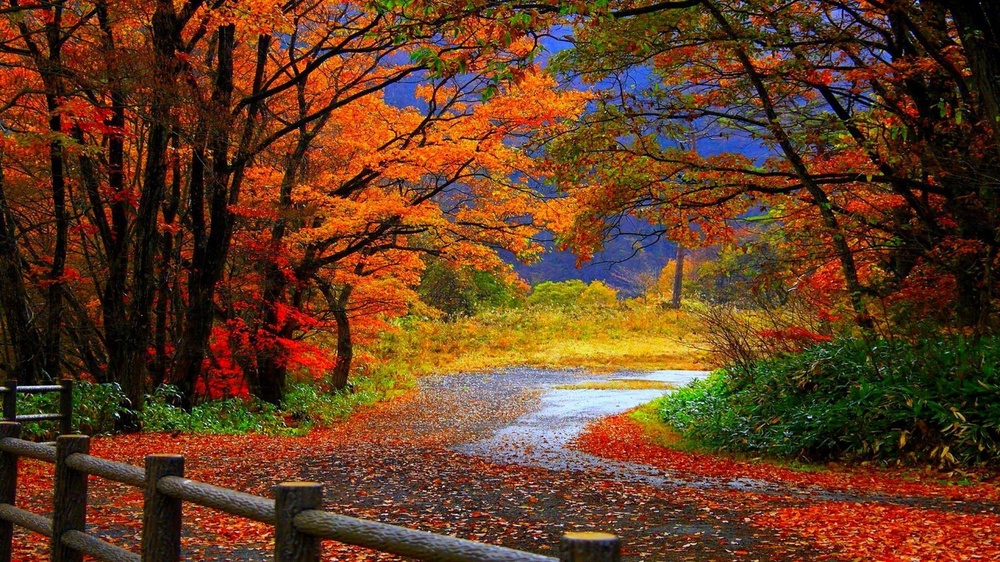
#> input picture Lab5/Rozwiązania/obraz.jpg, 1000 x 562 px, shrunk from 1920 x 1080 before the run
$ python lab5.py
#> lines starting #> are read from the running program, lines starting #| are printed output that depends on the picture; pictures that were not available may be replaced by others from this repository, and a replacement may not be noted
from PIL import Image, ImageOps, ImageChops
import numpy as np
import matplotlib.pyplot as plt

# Zadanie 1
obraz = Image.open('obraz.jpg')
#> obraz is the input picture: PIL image 1000x562 RGB; mean R, G, B 98.7, 60.2, 35.2
inicjaly = Image.open('inicjaly.bmp')
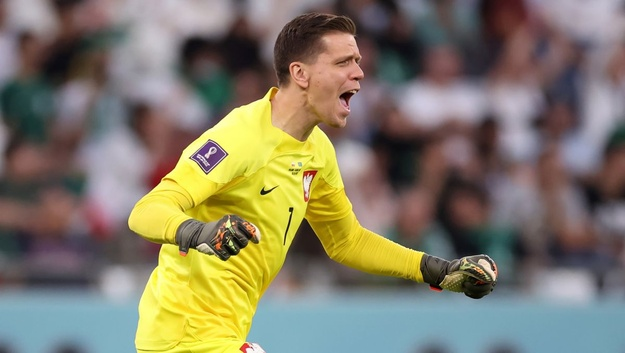
#> input picture Lab10/Rozwiązania/szczesny.jpeg, 625 x 353 px, shrunk from 1200 x 678 before the run, given in place of inicjaly.bmp, which was not available
#> inicjaly is the input picture: PIL image 625x353 RGB; mean R, G, B 129.9, 123.3, 103.4


# Zadanie 2.1
def wstaw_inicjaly(obraz, inicjaly, m, n, kolor):
    color_white = (255, 255, 255)
    for i in range(0, inicjaly.size[0]):
        for j in range(0, inicjaly.size[1]):
            if (m + i) < obraz.size[0] and (n + j) < obraz.size[1]:
                if inicjaly.getpixel((i, j)) == 0:
                    obraz.putpixel((m + i, n + j), kolor)
                else:
                    obraz.putpixel((m + i, n + j), color_white)
            else:
                if inicjaly.getpixel((i, j)) == 0:
                    obraz.putpixel((m + i - obraz.size[0], (n + j) - obraz.size[1]), kolor)
                else:
                    obraz.putpixel((m + i, n + j), color_white)


obraz_width, obraz_height = obraz.size
#> obraz_width = 1000; obraz_height = 562
inicjaly_width, inicjaly_height = inicjaly.size
#> inicjaly_width = 625; inicjaly_height = 353
color_red = (255, 0, 0)
place_to_put = (obraz_width-inicjaly_width, obraz_height-inicjaly_height)
#> place_to_put = (375, 209)

print(f'Rozmiar obrazu: {obraz_width}, {obraz_height}')
#| Rozmiar obrazu: 1000, 562
print(f'Rozmiar inicjalow: {inicjaly_width}, {inicjaly_height} \n')
#| Rozmiar inicjalow: 625, 353
print(f'Miejsce do wstawienia: {place_to_put}')
#| Miejsce do wstawienia: (375, 209)

inicjaly_copy = inicjaly.copy()
obraz1 = obraz.copy()
wstaw_inicjaly(obraz1, inicjaly_copy, place_to_put[0], place_to_put[1], color_red)
#> after the loop in wstaw_inicjaly, `for i in range(0, inicjaly.size[0]):`:
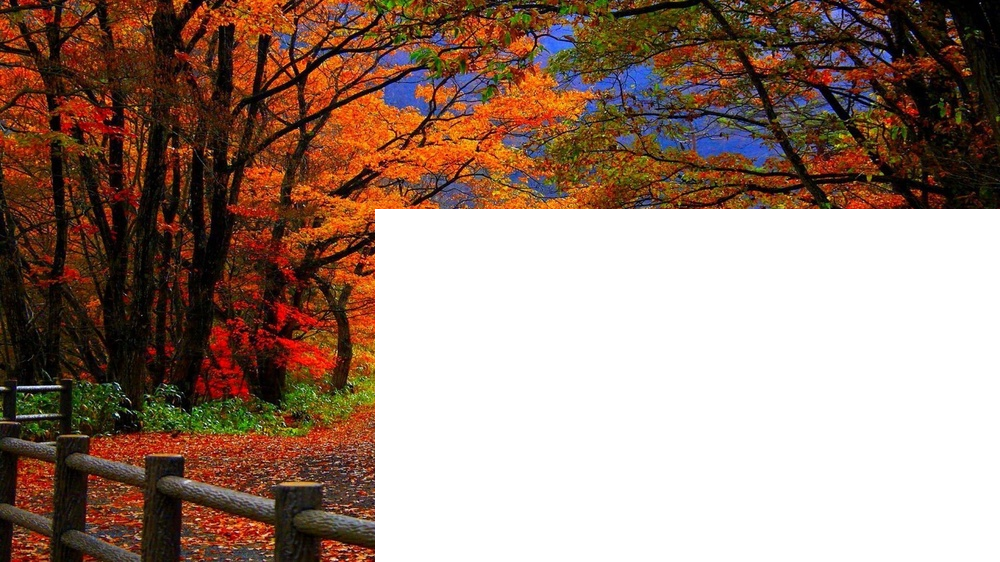
#> obraz: PIL image 1000x562 RGB; mean R, G, B 155.2, 130.3, 118.2
obraz1.save('obraz1.png')
obraz1.show()

# Zadanie 2.2
def wstaw_inicjaly_maska(obraz, inicjaly, m, n, x, y, z):
    inicjaly_w, inicjaly_h = inicjaly.size
    for i in range(0, inicjaly_w):
        for j in range(0, inicjaly_h):
            if inicjaly.getpixel((i, j)) == 0:
                if m + i < obraz.size[0] and n + j < obraz.size[1]:
                    pixel = obraz.getpixel((i + m, j+n))
                    obraz.putpixel((i + m, j + n), (pixel[0] + x, pixel[1] + y, pixel[2] + z))
                else:
                    pixel = obraz.getpixel((i + (m - obraz.size[0]), j + (n - obraz.size[1])))
                    obraz.putpixel((i + (m - obraz.size[0]), j + (n - obraz.size[1])), (pixel[0] + x, pixel[1] + y, pixel[2] + z))
#
obraz_width_center = int((obraz_width / 2) - (inicjaly_width / 2))
#> obraz_width_center = 187
obraz_height_center = int((obraz_height / 2) - (inicjaly_height / 2))
#> obraz_height_center = 104

print(f'Środek obrazka: {obraz_width_center}, {obraz_height_center}')
#| Środek obrazka: 187, 104

obraz2 = obraz.copy()
wstaw_inicjaly_maska(obraz2, inicjaly_copy, obraz_width_center, obraz_height_center, 50, 70, -50)
obraz2.save('obraz2.png')
obraz2.show()


# Zadanie 3

def wstaw_inicjaly_load(obraz, inicjaly, m, n, kolor):
#> called with m = 375, n = 209, kolor = (255, 0, 0)
    obraz_load = obraz.load()
    inicjaly_load = inicjaly.load()
    color_white = (255, 255, 255)
    for i in range(0, inicjaly.size[0]):
        for j in range(0, inicjaly.size[1]):
            if (m+i) < obraz.size[0] and (n+j) < obraz.size[1]:
                if inicjaly_load[i, j] == 0:
                    obraz_load[m+i, n+j] = kolor
                else:
                    obraz_load[m+i, n+j] = color_white
            else:
                if inicjaly_load[i, j] == 0:
                    obraz_load[m + (i - obraz.size[0]), n+(j - obraz.size[1])] = kolor
                else:
                    obraz_load[m + (i - obraz.size[0]), n+(j - obraz.size[1])] = color_white

wstaw_inicjaly_load_check = obraz.copy()
wstaw_inicjaly_load(wstaw_inicjaly_load_check, inicjaly_copy, place_to_put[0], place_to_put[1], color_red)
wstaw_inicjaly_load_check.save('zadanie3_1.png')
wstaw_inicjaly_load_check.show()

test_zad_2_1 = obraz1.copy()
test_zad_3_1 = wstaw_inicjaly_load_check.copy()
load_put_diff = ImageChops.difference(test_zad_2_1, test_zad_3_1)
#> load_put_diff: PIL image 1000x562 RGB; every value is 0
load_put_diff.save('zadanie3_1_2_1_diff.png')
load_put_diff.show()

#
def wstaw_inicjaly_maska2(obraz, inicjaly, m, n, x, y, z):
#> called with m = 187, n = 104, x = 50, y = 70, z = -50
    obraz_load = obraz.load()
    inicjaly_load = inicjaly.load()
    inicjaly_w, inicjaly_h = inicjaly.size
#> inicjaly_w = 625; inicjaly_h = 353
    for i in range(0, inicjaly_w):
        for j in range(0, inicjaly_h):
            if inicjaly_load[i, j] == 0:
                if (m+i) < obraz.size[0] and (n+j) < obraz.size[1]:
                    pixel = obraz_load[i + m, j + n]
                    obraz_load[i + m, j + n] = (pixel[0] + x, pixel[1] + y, pixel[2] + z)
                else:
                    pixel = obraz_load[(i + m) - obraz.size[0], (j+n) - obraz.size[1]]
                    obraz_load[(i + m) - obraz.size[0], (j + n) - obraz.size[1]] = (pixel[0] + x, pixel[1] + y, pixel[2] + z)
#

wstaw_inicjaly_load(wstaw_inicjaly_load_check, inicjaly_copy, place_to_put[0], place_to_put[1], color_red)
wstaw_inicjaly_load_check.show()
wstaw_inicjaly_maska2_check = obraz.copy()
wstaw_inicjaly_maska2(wstaw_inicjaly_maska2_check, inicjaly_copy, obraz_width_center, obraz_height_center, 50, 70, -50)
wstaw_inicjaly_maska2_check.save('maska2.png')
wstaw_inicjaly_maska2_check.show()
zadanie3_2_2_2_diff = ImageChops.difference(obraz2, wstaw_inicjaly_maska2_check)
zadanie3_2_2_2_diff.save('zadanie3_2_2_2_diff.png')
zadanie3_2_2_2_diff.show()


# # Zadanie 4.1

def kontrast(obraz, wsp_kontrastu):
    if wsp_kontrastu >= 0 and wsp_kontrastu <= 100:
        mn = ((255 + wsp_kontrastu) / 255) ** 2
        return obraz.point(lambda i: 128 + (i - 128) * mn)
    else:
        raise ValueError('Współczynnik wartości musi być w zakresie <0, 100>')

# # kontrast_validation_test = kontrast(obraz, 101)
kontrast_test1 = kontrast(obraz, 0)
kontrast_test2 = kontrast(obraz, 20)
kontrast_test3 = kontrast(obraz, 40)
kontrast_test4 = kontrast(obraz, 60)
kontrast_test5 = kontrast(obraz, 80)
kontrast_test6 = kontrast(obraz, 100)
# kontrast_test1.show()
# kontrast_test2.show()
# kontrast_test3.show()
#
font = {
        'family': 'serif',
        'color':  'darkred',
        'weight': 'bold',
        'size': 28,
        }

plt.figure(figsize=(35, 20))
plt.subplot(2, 3, 1)  # ile obrazów w pionie, ile w poziomie, numer obrazu
plt.imshow(kontrast_test1)
plt.axis('off')
plt.title('Wsp_kontrastu = 0', fontdict=font)
plt.subplot(2, 3, 2)
plt.imshow(kontrast_test2)
plt.axis('off')
plt.title('Wsp_kontrastu = 20', fontdict=font)
plt.subplot(2, 3, 3)
plt.imshow(kontrast_test3)
plt.axis('off')
plt.title('Wsp_kontrastu = 40', fontdict=font)
plt.subplot(2, 3, 4)
plt.imshow(kontrast_test4)
plt.axis('off')
plt.title('Wsp_kontrastu = 60', fontdict=font)
plt.subplot(2, 3, 5)
plt.imshow(kontrast_test5)
plt.axis('off')
plt.title('Wsp_kontrastu = 80', fontdict=font)
plt.subplot(2, 3, 6)
plt.imshow(kontrast_test6)
plt.axis('off')
plt.title('Wsp_kontrastu = 100', fontdict=font)
plt.subplots_adjust(wspace=0.05, hspace=0.05)
plt.savefig('kontrast_obrazek.png')
plt.show()

#
# # Zadanie 4.3
#
def transformacja_logarytmiczna(obraz):
    return obraz.point(lambda i: 255 * np.log(1 + i / 255))


transformacja_logarytmicznatest = transformacja_logarytmiczna(obraz)
transformacja_logarytmicznatest.save('transformacja_logarytmiczna.png')
transformacja_logarytmicznatest.show()

plt.figure(figsize=(35, 20))
plt.subplot(1, 2, 1)  # ile obrazów w pionie, ile w poziomie, numer obrazu
plt.imshow(obraz)
plt.axis('off')
plt.title('Before log transformation', fontdict=font)
plt.subplot(1, 2, 2)
plt.imshow(transformacja_logarytmicznatest)
plt.axis('off')
plt.title('After log transformation', fontdict=font)
plt.savefig('transformacja_logarytmiczna.png')
plt.show()

#
# # Zadanie 4.4
#
def transformacja_gamma(obraz, gamma): #gamma > 0
#> called with gamma = 0.25
    if gamma > 0:
        return obraz.point(lambda i: (i / 255) ** (1 / gamma) * 255)
    else:
        raise ValueError('Parametr gamma musi być większy od 0')
#
transformacja_gamma_test1 = transformacja_gamma(obraz, 0.25)
transformacja_gamma_test2 = transformacja_gamma(obraz, 0.5)
#> call 2 of transformacja_gamma, with gamma = 0.5
#> in transformacja_gamma (call 2), `return obraz.point(lambda i: (i / 255) ** (1 / gamma) * 255)`:
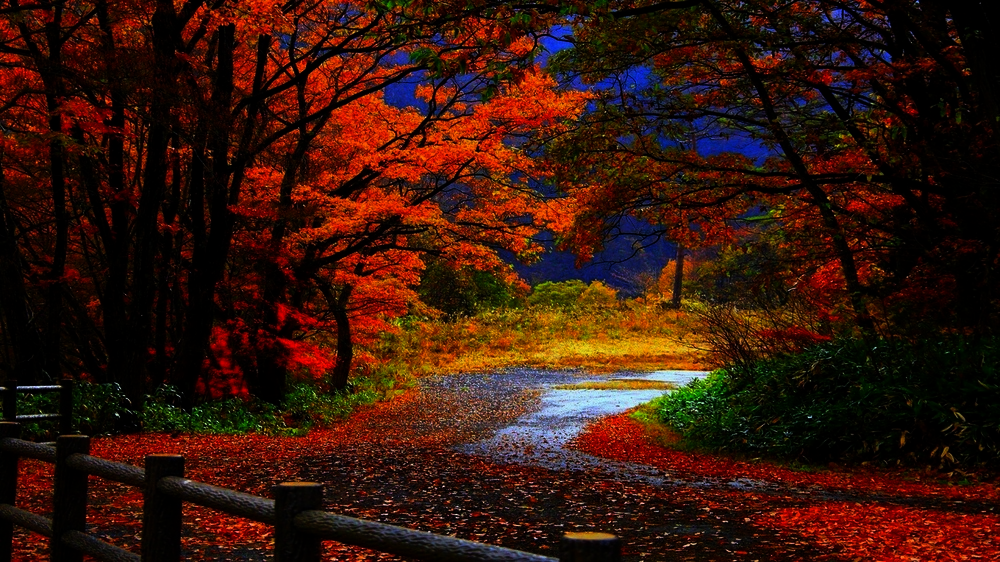
#> returned value: PIL image 1000x562 RGB; mean R, G, B 54.5, 22.6, 12.3
transformacja_gamma_test3 = transformacja_gamma(obraz, 1)
transformacja_gamma_test4 = transformacja_gamma(obraz, 2)
#> call 4 of transformacja_gamma, with gamma = 2
#> in transformacja_gamma (call 4), `return obraz.point(lambda i: (i / 255) ** (1 / gamma) * 255)`:
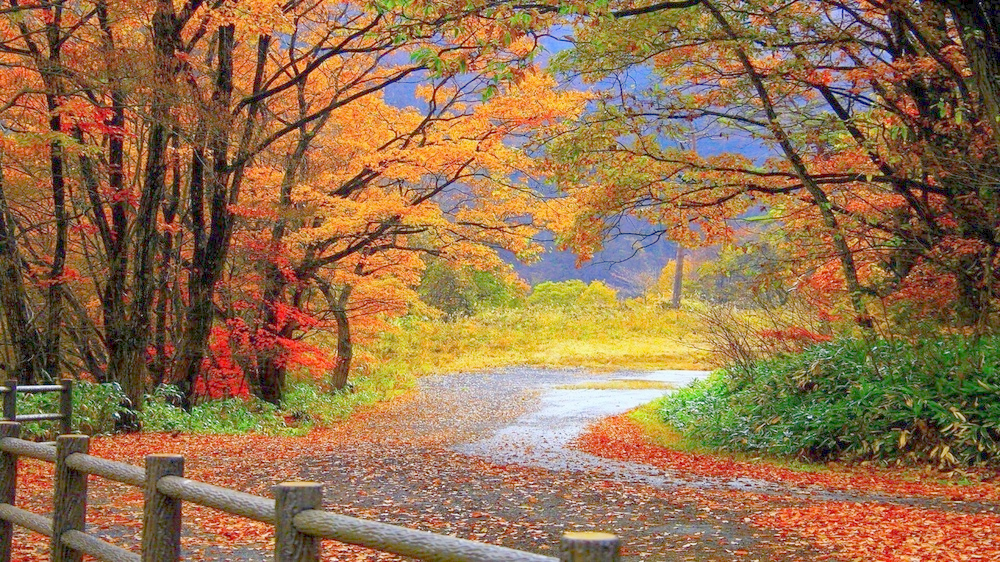
#> returned value: PIL image 1000x562 RGB; mean R, G, B 148, 113.3, 77.6
transformacja_gamma_test5 = transformacja_gamma(obraz, 10)
#> in transformacja_gamma (call 5), `return obraz.point(lambda i: (i / 255) ** (1 / gamma) * 255)`:
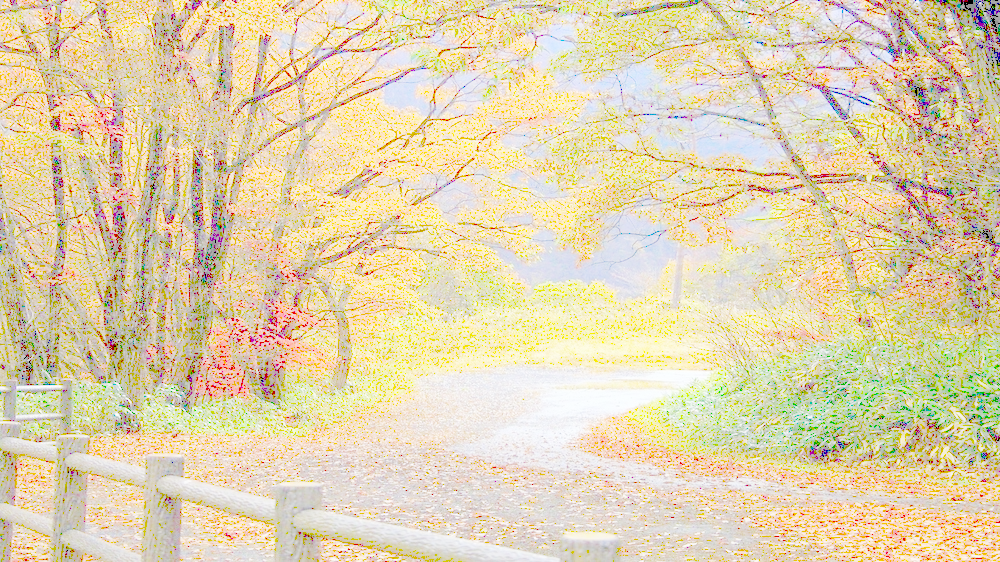
#> returned value: PIL image 1000x562 RGB; mean R, G, B 224.5, 210.5, 177.1

plt.figure(figsize=(35, 20))
plt.subplot(2, 3, 1)  # ile obrazów w pionie, ile w poziomie, numer obrazu
plt.imshow(obraz)
plt.axis('off')
plt.title('Without Gamma', fontdict=font)
plt.subplot(2, 3, 2)
plt.imshow(transformacja_gamma_test1)
plt.axis('off')
plt.title('Gamma = 0.25', fontdict=font)
plt.subplot(2, 3, 3)
plt.imshow(transformacja_gamma_test2)
plt.axis('off')
plt.title('Gamma = 0.5', fontdict=font)
plt.subplot(2, 3, 4)
plt.imshow(transformacja_gamma_test3)
plt.axis('off')
plt.title('Gamma = 1 (No changes)', fontdict=font)
plt.subplot(2, 3, 5)
plt.imshow(transformacja_gamma_test4)
plt.axis('off')
plt.title('Gamma = 2', fontdict=font)
plt.subplot(2, 3, 6)
plt.imshow(transformacja_gamma_test5)
plt.axis('off')
plt.title('Gamma = 10', fontdict=font)
plt.subplots_adjust(wspace=0.05, hspace=0.05)
plt.savefig('gamma_obrazek.png')
plt.show()

test_gamma = ImageChops.difference(obraz,transformacja_gamma_test3)
test_gamma.show()
#
#
# Zadanie 5
T = np.array(obraz, dtype='uint8')
print(f'Wartości przed zwiększeniem o 100 : {T[0, 0]}')
#| Wartości przed zwiększeniem o 100 : [68 31 25]
T += 100
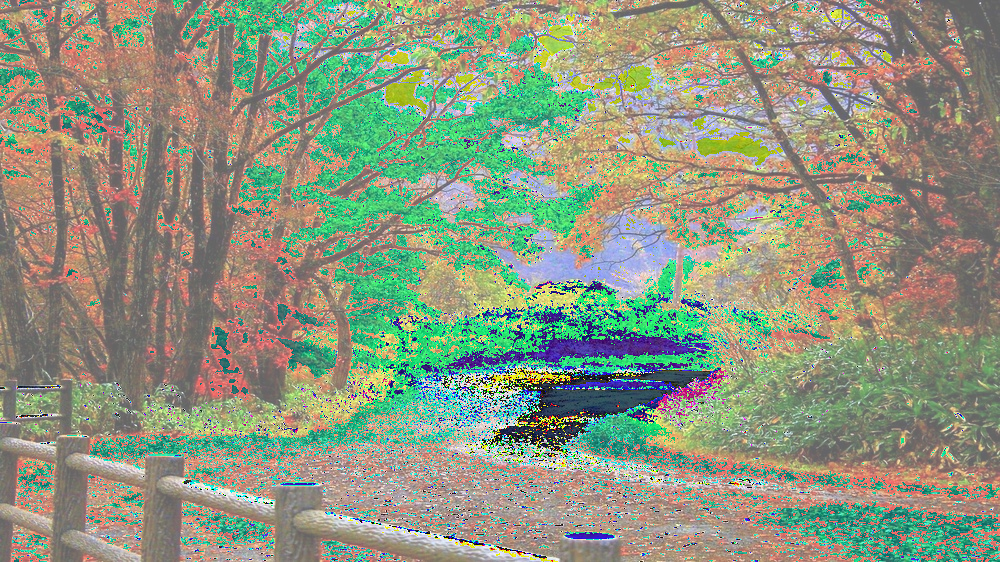
#> T: shape (562, 1000, 3); mean R, G, B 142.6, 149.7, 127.4
print(f'Wartości po zwiększeniu o  100 : {T[0, 0]}')
#| Wartości po zwiększeniu o  100 : [168 131 125]
obraz_wynik = Image.fromarray(T, "RGB")
obraz_wynik.show()

#
lambda_test_img = obraz.copy()

def lambda_test(image, value):
#> called with value = 100
    return image.point(lambda i: i + value)
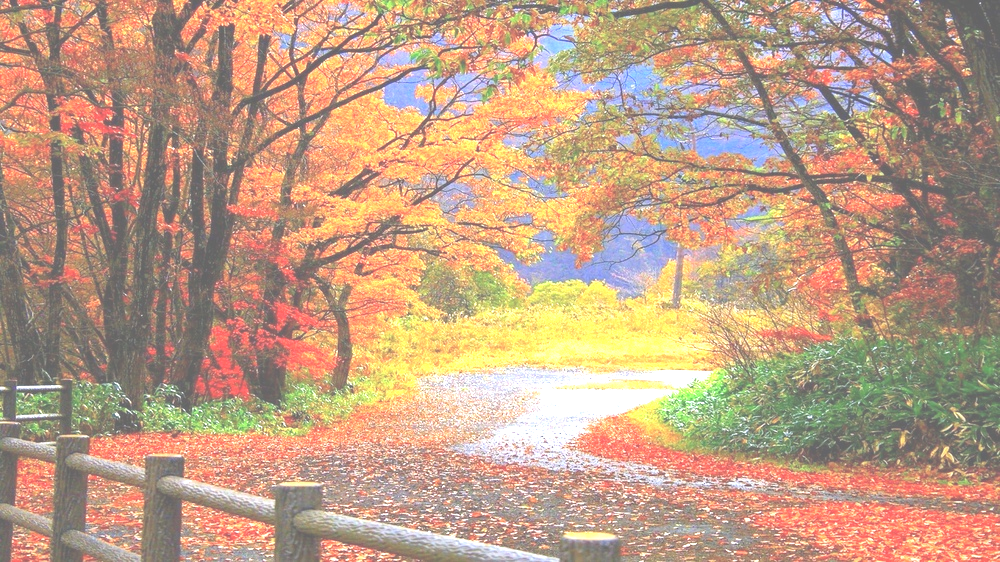
#> returned value: PIL image 1000x562 RGB; mean R, G, B 190.2, 159, 133.9

lambda_test_img = lambda_test(lambda_test_img, 100)
lambda_test_img.show()

#
# # Zadanie 6
def similar_to_point_lambda(img, value):
#> called with value = 100
    tab = np.array(img, dtype='uint8')
    for i in range(0, img.size[1]):
        for j in range(0, img.size[0]):
            pixel = tab[i, j]
            if pixel[0] + value > 255:
                pixel[0] = 255
            else:
                pixel[0] = pixel[0] + value
            if pixel[1] + value > 255:
                pixel[1] = 255
            else:
                pixel[1] = pixel[1] + value
            if pixel[2] + value > 255:
                pixel[2] = 255
            else:
                pixel[2] = pixel[2] + value
            tab[i, j] = (pixel[0], pixel[1], pixel[2])
    return Image.fromarray(tab, "RGB")


test11 = similar_to_point_lambda(obraz, 100)
test11.show()
test12 = lambda_test(obraz, 100)

diff = ImageChops.difference(test11, test12)
diff.show()


zadanie6_1 = similar_to_point_lambda(obraz, 100)

plt.figure(figsize=(35, 20))
plt.subplot(2, 2, 1)  # ile obrazów w pionie, ile w poziomie, numer obrazu
plt.imshow(obraz_wynik)
plt.axis('off')
plt.title('T += 100', fontdict=font)
plt.subplot(2, 2, 2)
plt.imshow(test12)
plt.axis('off')
plt.title('Point Lambda i: i + 100', fontdict=font)
plt.subplot(2, 2, 3)
plt.imshow(test11)
plt.axis('off')
plt.title('Similar_to_point_lambda(img, 100)', fontdict=font)
plt.subplot(2, 2, 4)
plt.imshow(diff)
plt.axis('off')
plt.title('Diff between Point Lambda and Similar_to_lambda (+100)', fontdict=font)
plt.subplots_adjust(wspace=0.05, hspace=0.05)
plt.savefig('zadanie6.png')
plt.show()
